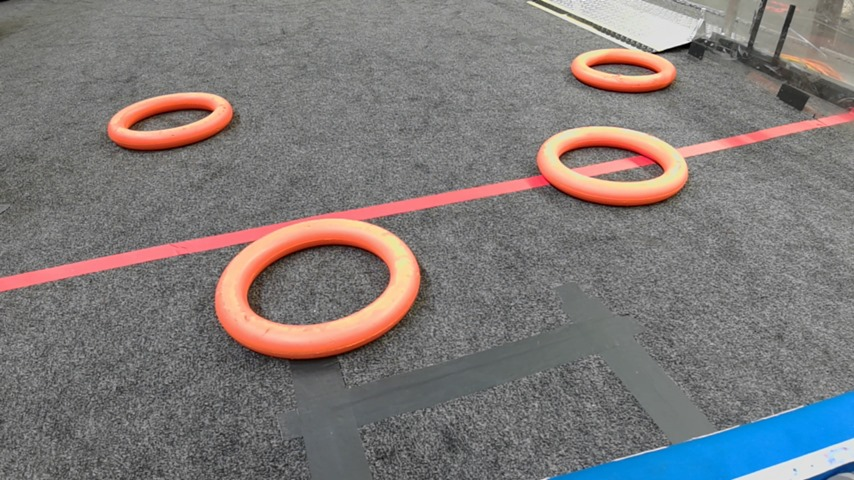
#> input picture camera_calibration/test_image.jpeg, 854 x 480 px
$ python calibrate_camera_colors.py
#> lines starting #> are read from the running program, lines starting #| are printed output that depends on the picture; after the words box and inside, x2 and y2 are one past the last pixel; in counts of white or black regions, pixels touching at a corner belong together
import cv2
import numpy as np

def nothing(x):
    pass

def calibrate_color_ranges_on_image(image_path):
    # Load the image
#> called with image_path = 'test_image.jpeg'
    image = cv2.imread(image_path)
#> image is the input picture: shape (480, 854, 3); mean B, G, R 120.1, 121.1, 126.2
    if image is None:
        print("Error loading image.")
        return

    # Create a window
    cv2.namedWindow('Calibration')

    # Create trackbars for color change
    cv2.createTrackbar('H Lower', 'Calibration', 0, 179, nothing)
    cv2.createTrackbar('S Lower', 'Calibration', 0, 255, nothing)
    cv2.createTrackbar('V Lower', 'Calibration', 0, 255, nothing)
    cv2.createTrackbar('H Upper', 'Calibration', 179, 179, nothing)
    cv2.createTrackbar('S Upper', 'Calibration', 255, 255, nothing)
    cv2.createTrackbar('V Upper', 'Calibration', 255, 255, nothing)

    # Set initial values
    cv2.setTrackbarPos('H Lower', 'Calibration', 5)
    cv2.setTrackbarPos('S Lower', 'Calibration', 100)
    cv2.setTrackbarPos('V Lower', 'Calibration', 100)
    cv2.setTrackbarPos('H Upper', 'Calibration', 15)
    cv2.setTrackbarPos('S Upper', 'Calibration', 255)
    cv2.setTrackbarPos('V Upper', 'Calibration', 255)

    while True:
        # Get the current positions of the trackbars
        h_lower = cv2.getTrackbarPos('H Lower', 'Calibration')
        s_lower = cv2.getTrackbarPos('S Lower', 'Calibration')
        v_lower = cv2.getTrackbarPos('V Lower', 'Calibration')
        h_upper = cv2.getTrackbarPos('H Upper', 'Calibration')
        s_upper = cv2.getTrackbarPos('S Upper', 'Calibration')
        v_upper = cv2.getTrackbarPos('V Upper', 'Calibration')

        # Convert image to HSV color space
        hsv_image = cv2.cvtColor(image, cv2.COLOR_BGR2HSV)
#> hsv_image: shape (480, 854, 3); mean H, S, V 30.2, 24.7, 132.8

        # Create mask for the specified color
        lower_color = np.array([h_lower, s_lower, v_lower])
        upper_color = np.array([h_upper, s_upper, v_upper])
        color_mask = cv2.inRange(hsv_image, lower_color, upper_color)
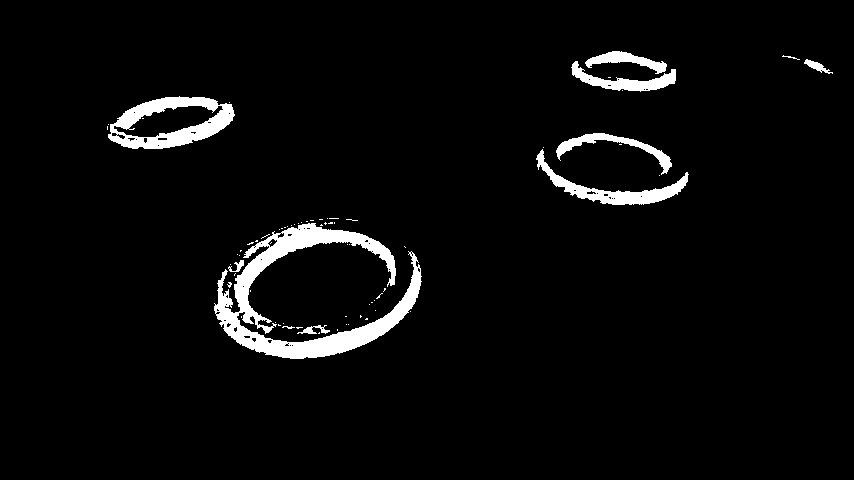
#> color_mask: shape (480, 854); 4% white; 71 white regions (60 under 20 px), largest, box (x1, y1, x2, y2) and area: (214, 223, 422, 359) 7962, (108, 96, 235, 149) 3066, (536, 149, 689, 205) 1831

        # Apply the mask to the image
        result = cv2.bitwise_and(image, image, mask=color_mask)
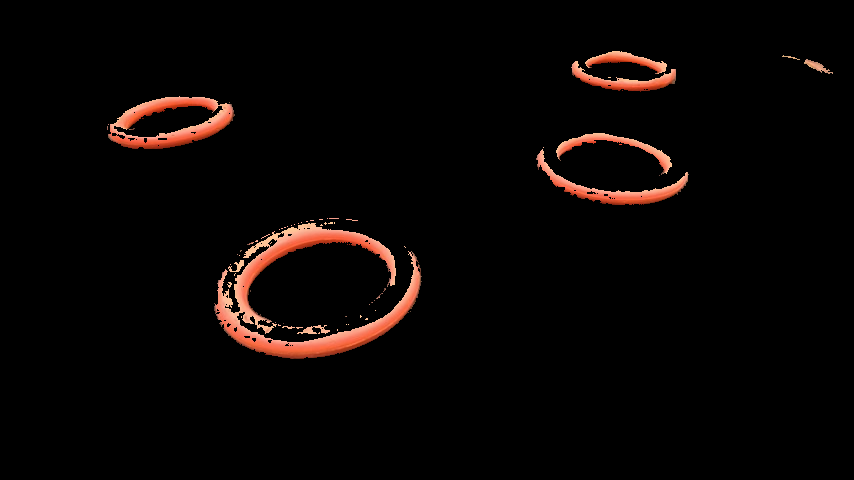
#> result: shape (480, 854, 3); mean B, G, R 3.8, 5, 9.3

        # Show the original image and the masked result
        cv2.imshow('Original Image', image)
        cv2.imshow('Masked Result', result)

        # Exit if 'q' is pressed
        if cv2.waitKey(1) & 0xFF == ord('q'):
#> (key q is pressed here)
            break

    cv2.destroyAllWindows()

if __name__ == "__main__":
    calibrate_color_ranges_on_image('test_image.jpeg')
